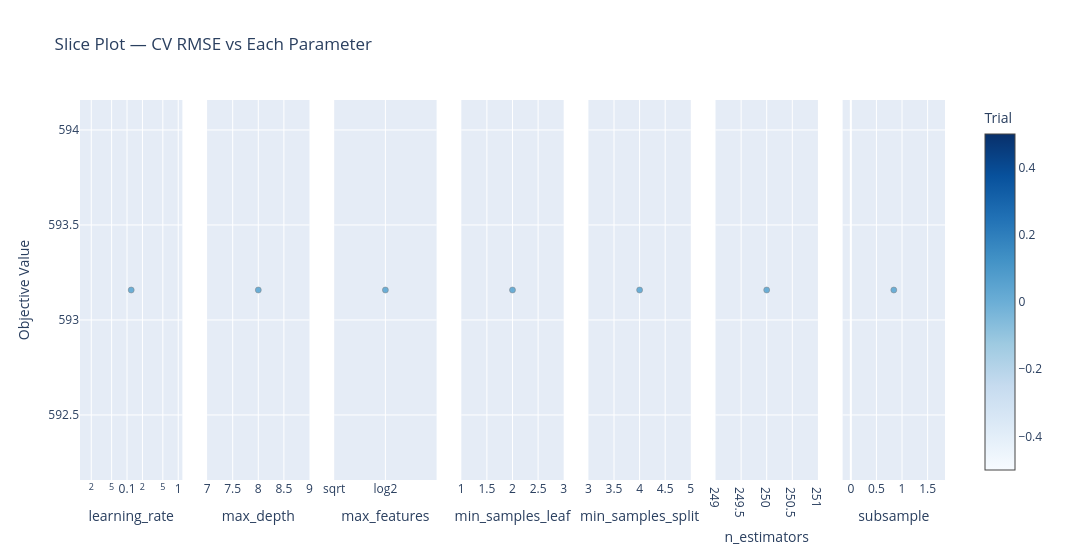

Notebook source saved alongside this figure:
### Code cell
# Plot 4: Slice plot — score vs each individual parameter
fig = optuna.visualization.plot_slice(study)
fig.update_layout(title='Slice Plot — CV RMSE vs Each Parameter')
fig.show()

### Figure 1 — Plotly figure (JSON) as saved in the notebook; plotly's stock layout.template omitted (floating-point values rounded to 4 significant figures)
{"data": [{"marker": {"color": [0], "colorbar": {"title": {"text": "Trial"}, "x": 1, "xpad": 40}, "colorscale": [[0, "rgb(247,251,255)"], [0.125, "rgb(222,235,247)"], [0.25, "rgb(198,219,239)"], [0.375, "rgb(158,202,225)"], [0.5, "rgb(107,174,214)"], [0.625, "rgb(66,146,198)"], [0.75, "rgb(33,113,181)"], [0.875, "rgb(8,81,156)"], [1, "rgb(8,48,107)"]], "line": {"color": "Grey", "width": 0.5}, "showscale": true}, "mode": "markers", "name": "Feasible Trial", "showlegend": false, "type": "scatter", "x": [0.1206], "xaxis": "x", "y": [593.2], "yaxis": "y"}, {"marker": {"color": [0], "colorbar": {"title": {"text": "Trial"}, "x": 1, "xpad": 40}, "colorscale": [[0, "rgb(247,251,255)"], [0.125, "rgb(222,235,247)"], [0.25, "rgb(198,219,239)"], [0.375, "rgb(158,202,225)"], [0.5, "rgb(107,174,214)"], [0.625, "rgb(66,146,198)"], [0.75, "rgb(33,113,181)"], [0.875, "rgb(8,81,156)"], [1, "rgb(8,48,107)"]], "line": {"color": "Grey", "width": 0.5}, "showscale": false}, "mode": "markers", "name": "Feasible Trial", "showlegend": false, "type": "scatter", "x": [8], "xaxis": "x2", "y": [593.2], "yaxis": "y2"}, {"marker": {"color": [0], "colorbar": {"title": {"text": "Trial"}, "x": 1, "xpad": 40}, "colorscale": [[0, "rgb(247,251,255)"], [0.125, "rgb(222,235,247)"], [0.25, "rgb(198,219,239)"], [0.375, "rgb(158,202,225)"], [0.5, "rgb(107,174,214)"], [0.625, "rgb(66,146,198)"], [0.75, "rgb(33,113,181)"], [0.875, "rgb(8,81,156)"], [1, "rgb(8,48,107)"]], "line": {"color": "Grey", "width": 0.5}, "showscale": false}, "mode": "markers", "name": "Feasible Trial", "showlegend": false, "type": "scatter", "x": ["log2"], "xaxis": "x3", "y": [593.2], "yaxis": "y3"}, {"marker": {"color": [0], "colorbar": {"title": {"text": "Trial"}, "x": 1, "xpad": 40}, "colorscale": [[0, "rgb(247,251,255)"], [0.125, "rgb(222,235,247)"], [0.25, "rgb(198,219,239)"], [0.375, "rgb(158,202,225)"], [0.5, "rgb(107,174,214)"], [0.625, "rgb(66,146,198)"], [0.75, "rgb(33,113,181)"], [0.875, "rgb(8,81,156)"], [1, "rgb(8,48,107)"]], "line": {"color": "Grey", "width": 0.5}, "showscale": false}, "mode": "markers", "name": "Feasible Trial", "showlegend": false, "type": "scatter", "x": [2], "xaxis": "x4", "y": [593.2], "yaxis": "y4"}, {"marker": {"color": [0], "colorbar": {"title": {"text": "Trial"}, "x": 1, "xpad": 40}, "colorscale": [[0, "rgb(247,251,255)"], [0.125, "rgb(222,235,247)"], [0.25, "rgb(198,219,239)"], [0.375, "rgb(158,202,225)"], [0.5, "rgb(107,174,214)"], [0.625, "rgb(66,146,198)"], [0.75, "rgb(33,113,181)"], [0.875, "rgb(8,81,156)"], [1, "rgb(8,48,107)"]], "line": {"color": "Grey", "width": 0.5}, "showscale": false}, "mode": "markers", "name": "Feasible Trial", "showlegend": false, "type": "scatter", "x": [4], "xaxis": "x5", "y": [593.2], "yaxis": "y5"}, {"marker": {"color": [0], "colorbar": {"title": {"text": "Trial"}, "x": 1, "xpad": 40}, "colorscale": [[0, "rgb(247,251,255)"], [0.125, "rgb(222,235,247)"], [0.25, "rgb(198,219,239)"], [0.375, "rgb(158,202,225)"], [0.5, "rgb(107,174,214)"], [0.625, "rgb(66,146,198)"], [0.75, "rgb(33,113,181)"], [0.875, "rgb(8,81,156)"], [1, "rgb(8,48,107)"]], "line": {"color": "Grey", "width": 0.5}, "showscale": false}, "mode": "markers", "name": "Feasible Trial", "showlegend": false, "type": "scatter", "x": [250], "xaxis": "x6", "y": [593.2], "yaxis": "y6"}, {"marker": {"color": [0], "colorbar": {"title": {"text": "Trial"}, "x": 1, "xpad": 40}, "colorscale": [[0, "rgb(247,251,255)"], [0.125, "rgb(222,235,247)"], [0.25, "rgb(198,219,239)"], [0.375, "rgb(158,202,225)"], [0.5, "rgb(107,174,214)"], [0.625, "rgb(66,146,198)"], [0.75, "rgb(33,113,181)"], [0.875, "rgb(8,81,156)"], [1, "rgb(8,48,107)"]], "line": {"color": "Grey", "width": 0.5}, "showscale": false}, "mode": "markers", "name": "Feasible Trial", "showlegend": false, "type": "scatter", "x": [0.8395], "xaxis": "x7", "y": [593.2], "yaxis": "y7"}], "layout": {"title": {"text": "Slice Plot — CV RMSE vs Each Parameter"}, "width": 2100, "xaxis": {"anchor": "y", "domain": [0, 0.1184], "title": {"text": "learning_rate"}, "type": "log"}, "xaxis2": {"anchor": "y2", "domain": [0.1469, 0.2653], "title": {"text": "max_depth"}}, "xaxis3": {"anchor": "y3", "categoryarray": ["sqrt", "log2", null], "categoryorder": "array", "domain": [0.2939, 0.4122], "title": {"text": "max_features"}, "type": "category"}, "xaxis4": {"anchor": "y4", "domain": [0.4408, 0.5592], "title": {"text": "min_samples_leaf"}}, "xaxis5": {"anchor": "y5", "domain": [0.5878, 0.7061], "title": {"text": "min_samples_split"}}, "xaxis6": {"anchor": "y6", "domain": [0.7347, 0.8531], "title": {"text": "n_estimators"}}, "xaxis7": {"anchor": "y7", "domain": [0.8816, 1.0], "title": {"text": "subsample"}}, "yaxis": {"anchor": "x", "domain": [0, 1], "title": {"text": "Objective Value"}}, "yaxis2": {"anchor": "x2", "domain": [0, 1], "matches": "y", "showticklabels": false}, "yaxis3": {"anchor": "x3", "domain": [0, 1], "matches": "y", "showticklabels": false}, "yaxis4": {"anchor": "x4", "domain": [0, 1], "matches": "y", "showticklabels": false}, "yaxis5": {"anchor": "x5", "domain": [0, 1], "matches": "y", "showticklabels": false}, "yaxis6": {"anchor": "x6", "domain": [0, 1], "matches": "y", "showticklabels": false}, "yaxis7": {"anchor": "x7", "domain": [0, 1], "matches": "y", "showticklabels": false}}}
